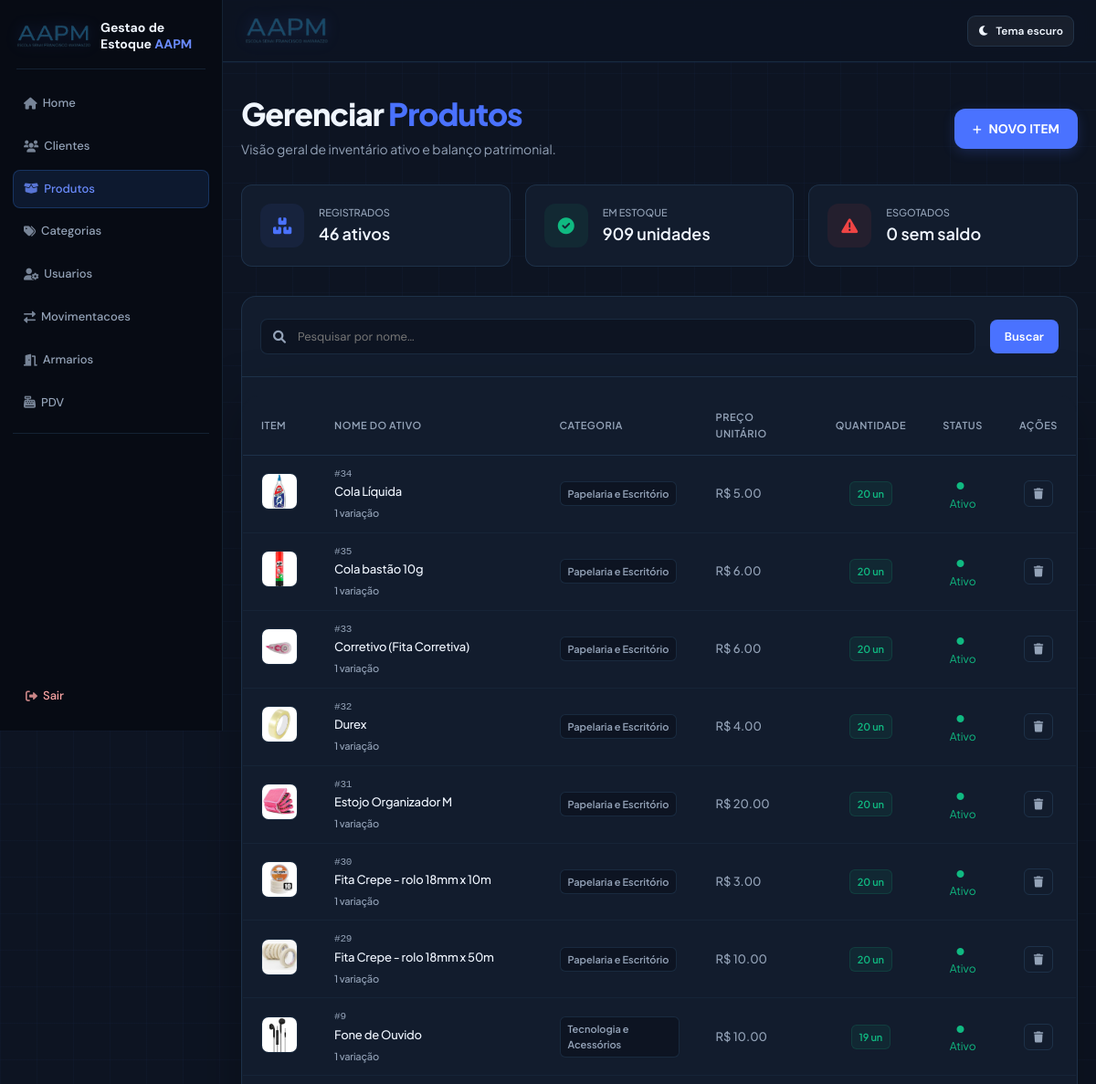
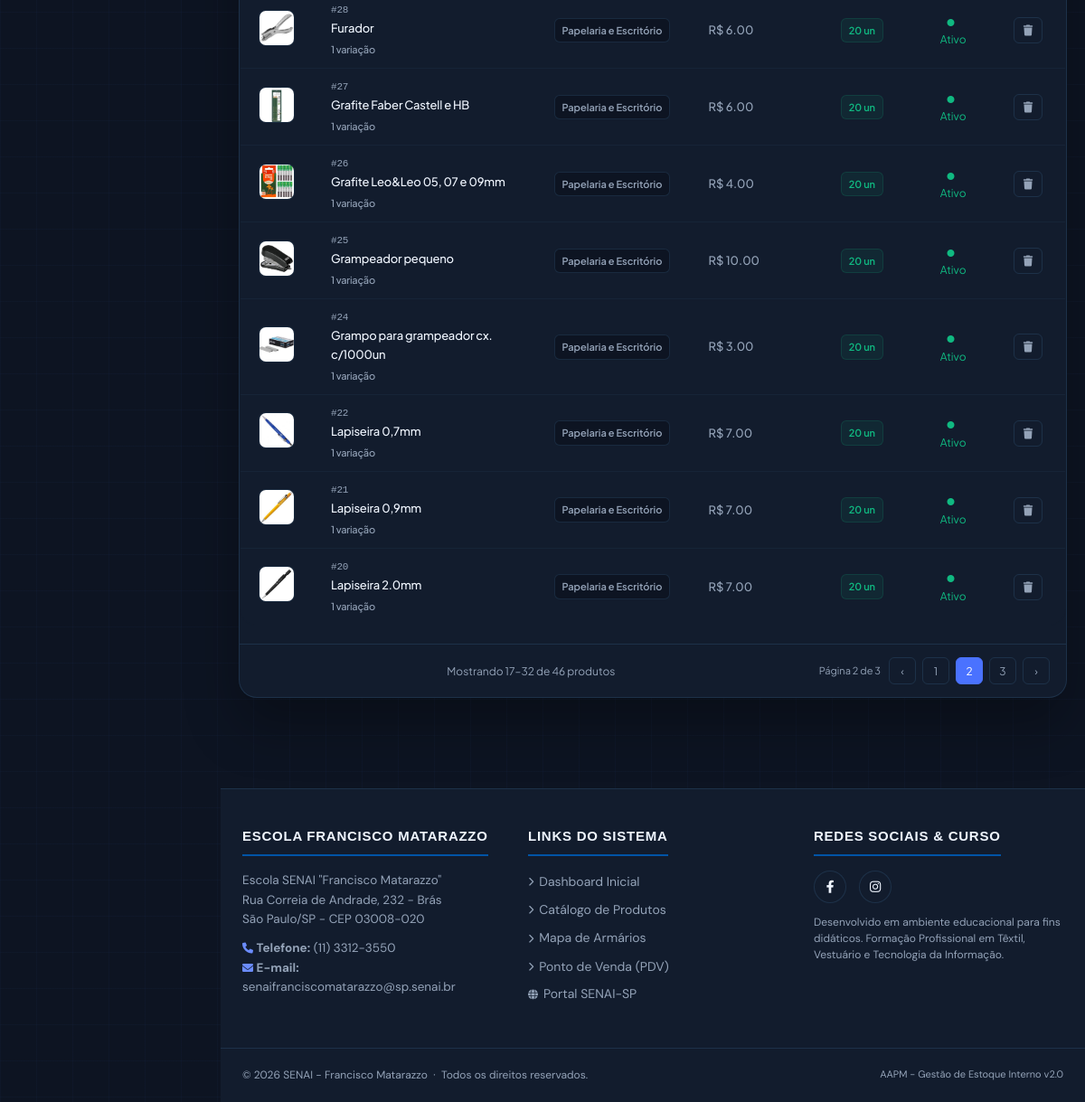
/produtos/?pagina=2&por_pagina=16 (signed in), run on the app's committed database (2 pictures, top to bottom).
### app/models/produto.py (models this page shows, shortened)
class Produto(Base):
    __tablename__ = "produtos"
    id = Column(Integer, primary_key=True, autoincrement=True, index=True)
    nome = Column(String(150), nullable=False, index=True, unique=True)
    preco = Column(Float, nullable=False, default=0.0)
    ativo = Column(Boolean, default=True)
    imagem_path = Column(String(255), nullable=True)
    categoria_id = Column(Integer, ForeignKey("categorias.id", ondelete="SET NULL"), nullable=True)
    categoria = relationship("Categoria", back_populates="produtos")
    variacoes = relationship("Variacao", back_populates="produto", cascade="all, delete-orphan")
    @property
    def estoque_total(self) -> int:
        """Saldo consolidado de todas as variações do produto."""
        return sum(variacao.estoque_atual for variacao in self.variacoes)
    @property
    def estoque_total(self):
        """Quantidade disponível, calculada a partir das variações do produto."""
        return sum(variacao.estoque_atual or 0 for variacao in self.variacoes)

### app/models/categoria.py (models this page shows, shortened)
class Categoria(Base):
    __tablename__ = "categorias"
    id = Column(Integer, primary_key=True, index=True)
    nome = Column(String(50), unique=True, nullable=False)
    descricao = Column(String(255), nullable=True)
    ativa = Column(Boolean, default=True)
    produtos = relationship("Produto", back_populates="categoria")

### app/models/variacoes.py (models this page shows, shortened)
class Variacao(Base):
    __tablename__ = "variacoes"
    __table_args__ = (
        UniqueConstraint("produto_id", "tamanho", "cor", name="uq_variacao_produto_tamanho_cor"),
    )
    id = Column(Integer, primary_key=True, autoincrement=True, index=True)
    produto_id = Column(Integer, ForeignKey("produtos.id", ondelete="CASCADE"), nullable=False)
    tamanho = Column(String(10), nullable=False)  # Ex: 'P', 'M', 'G', 'GG'
    cor = Column(String(50), nullable=False)      # Ex: 'Azul', 'Preto'
    estoque_atual = Column(Integer, nullable=False, default=0)
    imagem_path = Column(String(255), nullable=True)
    produto = relationship("Produto", back_populates="variacoes")

### app/controllers/produto_controller.py (the view)
@router.get("/")
def listar_produtos(
    request: Request,
    busca: str = "",
    categoria_id: int = 0,
    pagina: int = 1,
    por_pagina: int = 16,
    db: Session = Depends(get_db),
    usuario = Depends(get_usuario_logado)
):
    query = db.query(Produto).filter(Produto.ativo == True)
    if busca:
        query = query.filter(Produto.nome.ilike(f"%{busca}%"))
    if categoria_id:
        query = query.filter(Produto.categoria_id == categoria_id)
    ordered_query = query.order_by(Produto.nome)
    resultado = paginar(ordered_query, pagina, por_pagina)
    filtered_query = query
    if busca or categoria_id:
        total_estoque = (
            db.query(func.coalesce(func.sum(Variacao.estoque_atual), 0))
            .join(Produto, Variacao.produto_id == Produto.id)
            .filter(Produto.id.in_([p.id for p in filtered_query.all()]))
            .scalar()
        )
        total_esgotados = (
            db.query(Produto.id)
            .outerjoin(Variacao)
            .filter(Produto.id.in_([p.id for p in filtered_query.all()]))
            .group_by(Produto.id)
            .having(func.coalesce(func.sum(Variacao.estoque_atual), 0) == 0)
            .count()
        )
    else:
        total_estoque = (
            db.query(func.coalesce(func.sum(Variacao.estoque_atual), 0))
            .join(Produto, Variacao.produto_id == Produto.id)
            .filter(Produto.ativo == True)
            .scalar()
        )
        total_esgotados = (
            db.query(Produto.id)
            .outerjoin(Variacao)
            .filter(Produto.ativo == True)
            .group_by(Produto.id)
            .having(func.coalesce(func.sum(Variacao.estoque_atual), 0) == 0)
            .count()
        )
    categorias = db.query(Categoria).filter(Categoria.ativa == True).all()
    return templates.TemplateResponse(
        request,
        "produtos/index.html",
        {
            "request":      request,
            "usuario":      usuario,
            "produtos":     resultado.itens,
            "categorias":   categorias,
            "busca":        busca,
            "categoria_id": categoria_id,
            "pagina":       resultado.atual,
            "por_pagina":   resultado.por_pagina,
            "total_paginas": resultado.total_paginas,
            "total_produtos": resultado.total_itens,
            "total_estoque": int(total_estoque),
            "total_esgotados": total_esgotados,
        }
    )

### app/templates/produtos/index.html (shortened to what this page needs)
{% extends "base.html" %}
{% from "components/pagination.html" import render as render_pagination with context %}
{% block content %}
<link rel="stylesheet" href="https://cdnjs.cloudflare.com/ajax/libs/font-awesome/6.0.0/css/all.min.css">
<div class="page-wrapper">
    <div class="catalog-container">
        <div style="display: flex; justify-content: space-between; align-items: center; margin-bottom: 28px;">
            <div>
                <h1 style="font-family: 'Plus Jakarta Sans', sans-serif; font-size: 34px; font-weight: 800; letter-spacing: -1px; color: var(--text-main); margin: 0 0 10px 0; line-height: 1;">
                    Gerenciar <span style="color: var(--accent);">Produtos</span>
                </h1>
                <p style="color: var(--text-muted); font-size: 14px; margin: 0;">
                    Visão geral de inventário ativo e balanço patrimonial.
                </p>
            </div>
            <a href="/produtos/novo" class="btn-add">
                <i class="fas fa-plus" style="font-size: 11px;"></i>
                <span>NOVO ITEM</span>
            </a>
        </div>
        <div class="metrics-grid">
            <div class="metric-card">
                <div class="metric-icon" style="background: rgba(74, 114, 255, 0.08); color: var(--accent);"><i class="fas fa-boxes-stacked"></i></div>
                <div>
                    <span style="display: block; color: var(--text-muted); font-size: 11px; text-transform: uppercase; font-weight: 500;">Registrados</span>
                    <strong style="color: var(--text-main); font-size: 18px; font-weight: 600;">{{ total_produtos }} ativos</strong>
                </div>
            </div>
            <div class="metric-card">
                <div class="metric-icon" style="background: rgba(16, 185, 129, 0.08); color: var(--success);"><i class="fas fa-circle-check"></i></div>
                <div>
                    <span style="display: block; color: var(--text-muted); font-size: 11px; text-transform: uppercase; font-weight: 500;">Em Estoque</span>
                    <strong style="color: var(--text-main); font-size: 18px; font-weight: 600;">{{ total_estoque }} unidades</strong>
                </div>
            </div>
            <div class="metric-card">
                <div class="metric-icon" style="background: rgba(239, 68, 68, 0.08); color: var(--danger);"><i class="fas fa-triangle-exclamation"></i></div>
                <div>
                    <span style="display: block; color: var(--text-muted); font-size: 11px; text-transform: uppercase; font-weight: 500;">Esgotados</span>
                    <strong style="color: var(--text-main); font-size: 18px; font-weight: 600;">{{ total_esgotados }} sem saldo</strong>
                </div>
            </div>
        </div>
        <form class="search-bar-container" method="get" action="/produtos">
            <div class="search-wrapper">
                    <i class="fas fa-magnifying-glass"></i>
                    <input id="tableSearch" type="search" name="busca" value="{{ busca }}" class="search-input" placeholder="Pesquisar por nome...">
                </div>
            <button type="submit" class="btn-action-edit">Buscar</button>
        </form>
        <div class="table-card">
            <div style="overflow-x: auto;">
                <table class="custom-table" id="productsTable">
                    <thead>
                        <tr>
                            <th style="width: 70px;">Item</th>
                            <th>Nome do Ativo</th>
                            <th>Categoria</th>
                            <th>Preço Unitário</th>
                            <th style="text-align: center;">Quantidade</th>
                            <th style="text-align: center;">Status</th>
                            <th style="text-align: center; width: 80px;" onclick="event.stopPropagation();">Ações</th>
                        </tr>
                    </thead>
                    <tbody>
                        {% for produto in produtos %}
                        <tr class="prod-row" data-nome="{{ produto.nome }}" onclick="window.location.href='/produtos/{{ produto.id }}/editar'">
                            <td>
                                <img src="{{ produto.imagem_url }}" alt="{{ produto.nome }}" style="width: 40px; height: 40px; border-radius: 8px; object-fit: cover; border: 1px solid var(--border); background: var(--bg-input);">
                            </td>
                            <td style="font-weight: 500; letter-spacing: -0.2px;">
                                <span style="color: var(--text-muted); font-size: 11px; font-family: monospace; display: block;">#{{ produto.id }}</span>
                                {{ produto.nome }}
                                <div style="font-size: 11px; color: var(--text-muted); margin-top: 4px;">{{ produto.variacoes|length }} variação{% if produto.variacoes|length != 1 %}es{% endif %}</div>
                            </td>
                            <td>
                                <span class="badge badge-category">
                                    {% if produto.categoria %}{{ produto.categoria.nome }}{% else %}—{% endif %}
                                </span>
                            </td>
                            <td style="color: var(--text-muted); font-weight: 500;">
                                R$ {{ "%.2f"|format(produto.preco) }}
                            </td>
                            <td style="text-align: center;">
                                {% if produto.estoque_total == 0 %}
                                <span class="badge badge-danger">0 un</span>
                                {% elif produto.estoque_total < 10 %}
                                <span class="badge badge-warning">{{ produto.estoque_total }} un</span>
                                {% else %}
                                <span class="badge badge-success">{{ produto.estoque_total }} un</span>
                                {% endif %}
                            </td>
                            <td style="text-align: center;">
                                {% if produto.ativo %}
                                <span style="color: var(--success); font-size: 12px;"><i class="fas fa-circle" style="font-size: 8px; margin-right: 5px;"></i> Ativo</span>
                                {% else %}
                                <span style="color: var(--text-muted); font-size: 12px;"><i class="fas fa-circle" style="font-size: 8px; margin-right: 5px;"></i> Inativo</span>
                                {% endif %}
                            </td>
                            <td style="text-align: center;" onclick="event.stopPropagation();">
                                <div style="display: inline-flex; gap: 6px;">
                                    <form method="POST" action="/produtos/{{ produto.id }}/desativar" style="display: inline;">
                                        <button type="button" class="btn-action-disable" title="Remover item" onclick="abrirModalConfirmacao(null, '/produtos/{{ produto.id }}/desativar', '{{ produto.nome }}');">
                                            <i class="fas fa-trash"></i>
                                        </button>
                                    </form>
                                </div>
                            </td>
                        </tr>
                        {% endfor %}
                    </tbody>
                </table>
            </div>
            {{ render_pagination(pagina, por_pagina, total_produtos, total_paginas, 'produtos') }}
        </div>
    </div>
</div>
{% endblock %}

### app/templates/base.html (style rules this page uses)
:root { --bg-base: #0d1422; --bg-surface: #121c2d; --bg-card: #172235; --bg-card-hover: #1d2a40; --border: rgba(99, 179, 237, 0.1); --border-hover: rgba(99, 179, 237, 0.28); --accent: #3b82f6; --accent-glow: rgba(59, 130, 246, 0.35); --accent-light: #60a5fa; --red: #ef4444; --red-glow: rgba(239, 68, 68, 0.3); --text-primary: #f0f6ff; --text-secondary: #94a3b8; --text-muted: #475569; --header-h: 68px; --radius: 12px; --radius-lg: 18px; --transition: 0.22s cubic-bezier(0.4, 0, 0.2, 1); --senai-blue: #0054a6; --senai-yellow: #ffcb05; }
*, *::before, *::after { margin: 0; padding: 0; box-sizing: border-box; }
html { scroll-behavior: smooth; max-width: 100%; overflow-x: hidden; }
body { font-family: 'DM Sans', sans-serif; background-color: var(--bg-base); color: var(--text-primary); line-height: 1.6; min-height: 100vh; display: flex; flex-direction: column; width: 100%; max-width: 100%; overflow-x: hidden; background-image: linear-gradient(rgba(59, 130, 246, 0.03) 1px, transparent 1px), linear-gradient(90deg, rgba(59, 130, 246, 0.03) 1px, transparent 1px); background-size: 40px 40px; }
h1 { font-family: 'Sora', sans-serif; font-size: 18px; font-weight: 700; letter-spacing: -0.3px; color: var(--text-primary); white-space: nowrap; }
h1 span { color: var(--accent-light); }
main>* { min-width: 0; max-width: 100%; }
button, .btn { font-family: 'DM Sans', sans-serif; background: var(--accent); color: #fff; padding: 10px 22px; border: none; border-radius: 8px; cursor: pointer; font-weight: 600; font-size: 14px; transition: all var(--transition); position: relative; overflow: hidden; }
input, textarea, select { width: 100%; padding: 10px 14px; margin: 8px 0; background: var(--bg-card); border: 1px solid var(--border); border-radius: 8px; color: var(--text-primary); font-family: 'DM Sans', sans-serif; font-size: 14px; transition: border-color var(--transition), box-shadow var(--transition); outline: none; }
table { width: 100%; border-collapse: collapse; background: var(--bg-card); margin: 20px 0; border-radius: var(--radius-lg); overflow: hidden; border: 1px solid var(--border); }
table th { background: rgba(59, 130, 246, 0.08); color: var(--accent-light); padding: 14px 18px; text-align: left; font-size: 11px; font-weight: 700; text-transform: uppercase; letter-spacing: 0.08em; border-bottom: 1px solid var(--border); }
table td { padding: 13px 18px; border-bottom: 1px solid rgba(99, 179, 237, 0.05); color: var(--text-secondary); font-size: 14px; }
table tr:last-child td { border-bottom: none; }
main>* { animation: fadeUp 0.4s ease both; }
body.has-sidebar { padding-left: 244px; }
html { scrollbar-color: #3b82f6 #0d1320; scrollbar-width: thin; }

### data on the page
Produto: imagem_url (picture), id "34", nome "Cola Líquida", variacoes|length "1", categoria.nome "Papelaria e Escritório", preco "5.00", estoque_total "20", ativo True (drawn)
Produto: imagem_url (picture), id "35", nome "Cola bastão 10g", variacoes|length "1", categoria.nome "Papelaria e Escritório", preco "6.00", estoque_total "20", ativo True (drawn)
Produto: imagem_url (picture), id "33", nome "Corretivo (Fita Corretiva)", variacoes|length "1", categoria.nome "Papelaria e Escritório", preco "6.00", estoque_total "20", ativo True (drawn)
Produto: imagem_url (picture), id "32", nome "Durex", variacoes|length "1", categoria.nome "Papelaria e Escritório", preco "4.00", estoque_total "20", ativo True (drawn)
Produto: imagem_url (picture), id "31", nome "Estojo Organizador M", variacoes|length "1", categoria.nome "Papelaria e Escritório", preco "20.00", estoque_total "20", ativo True (drawn)
Produto: imagem_url (picture), id "30", nome "Fita Crepe - rolo 18mm x 10m", variacoes|length "1", categoria.nome "Papelaria e Escritório", preco "3.00", estoque_total "20", ativo True (drawn)
Produto: imagem_url (picture), id "29", nome "Fita Crepe - rolo 18mm x 50m", variacoes|length "1", categoria.nome "Papelaria e Escritório", preco "10.00", estoque_total "20", ativo True (drawn)
Produto: imagem_url (picture), id "9", nome "Fone de Ouvido", variacoes|length "1", categoria.nome "Tecnologia e Acessórios", preco "10.00", estoque_total "19", ativo True (drawn)
Produto: imagem_url (picture), id "28", nome "Furador", variacoes|length "1", categoria.nome "Papelaria e Escritório", preco "6.00", estoque_total "20", ativo True (drawn)
Produto: imagem_url (picture), id "27", nome "Grafite Faber Castell e HB", variacoes|length "1", categoria.nome "Papelaria e Escritório", preco "6.00", estoque_total "20", ativo True (drawn)
Produto: imagem_url (picture), id "26", nome "Grafite Leo&Leo 05, 07 e 09mm", variacoes|length "1", categoria.nome "Papelaria e Escritório", preco "4.00", estoque_total "20", ativo True (drawn)
Produto: imagem_url (picture), id "25", nome "Grampeador pequeno", variacoes|length "1", categoria.nome "Papelaria e Escritório", preco "10.00", estoque_total "20", ativo True (drawn)
Produto: imagem_url (picture), id "24", nome "Grampo para grampeador cx. c/1000un", variacoes|length "1", categoria.nome "Papelaria e Escritório", preco "3.00", estoque_total "20", ativo True (drawn)
Produto: imagem_url (picture), id "22", nome "Lapiseira 0,7mm", variacoes|length "1", categoria.nome "Papelaria e Escritório", preco "7.00", estoque_total "20", ativo True (drawn)
Produto: imagem_url (picture), id "21", nome "Lapiseira 0,9mm", variacoes|length "1", categoria.nome "Papelaria e Escritório", preco "7.00", estoque_total "20", ativo True (drawn)
Produto: imagem_url (picture), id "20", nome "Lapiseira 2.0mm", variacoes|length "1", categoria.nome "Papelaria e Escritório", preco "7.00", estoque_total "20", ativo True (drawn)

### other printed values
{{ total_produtos }} "46"
{{ total_estoque }} "909"
{{ total_esgotados }} "0"
{{ inicio }} "17"
{{ fim }} "32"
{{ total_itens }} "46"
{{ item_nome }} "produtos"
{{ pagina }} "2"
{{ total_paginas }} "3"
{{ numero }} "1" "2" "3"
